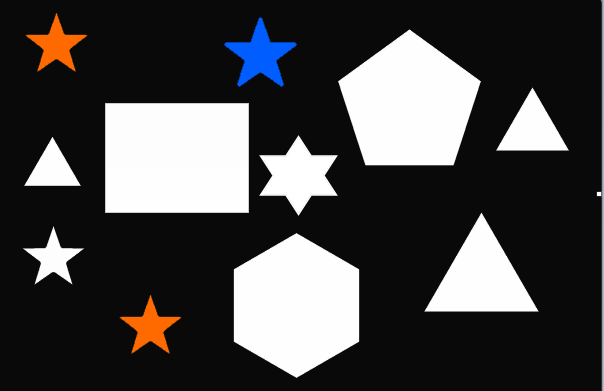
#> input picture WebServer/ImageRecognition/image2.png, 604 x 391 px
$ python FindStars.py image2.png   (older library calls are emulated)
#> lines starting #> are read from the running program, lines starting #| are printed output that depends on the picture; after the words box and inside, x2 and y2 are one past the last pixel; in counts of white or black regions, pixels touching at a corner belong together
import cv2
import numpy as np
import collections
import sys
from PIL import Image
from math import sqrt

# BGR [low] [high] values OpenCV reverses color order
boundaries = [
    ([173, 63, 0], [255, 179, 135]), # Blue mask lower/upper
    ([0, 69, 200], [0, 147, 255])# Orange mask Lower/Upper
]

#img = cv2.imread(str(sys.argv[1]),0)
#Read in image
img_color = cv2.imread('image2.png')
#> img_color is the input picture: shape (391, 604, 3); mean B, G, R 70.2, 69.9, 70.7
img = cv2.imread('image2.png', 0)
#> img: shape (391, 604); min 0, max 255, mean 70.8

#cv2.imshow("grayscale", img)
#cv2.waitKey(0)

def countStars(image):
    ret,thresh = cv2.threshold(image,127,255,0)
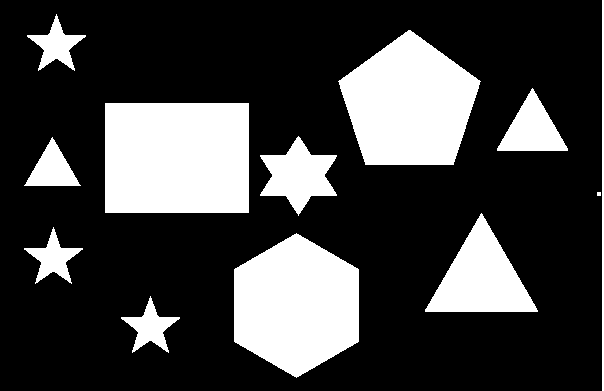
#> thresh: shape (391, 604); 25.4% white; 12 white regions (1 under 20 px)
    img, contours, hierarchy = cv2.findContours(thresh,1,2)
#> contours = 12 contours, 1 with area under 20; largest, box (x1, y1, x2, y2) and area: (105, 103, 249, 213) 15587, (234, 233, 359, 378) 13393, (338, 30, 481, 165) 13164, (425, 213, 538, 312) 5559, (260, 136, 337, 216) 3073


    no_of_vertices = []

    i = 0
    mask = np.zeros(img.shape,np.uint8)

    starCount = 0
    divMaxSize = 0.175
    divMinSize = 0.125
    for contour in contours:

        cnt = contour
        area = cv2.contourArea(cnt)
        arcLen = cv2.arcLength(cnt, True)
        prop = sqrt(area)/arcLen
        if(prop < divMaxSize and prop > divMinSize):
            #print("I'm a star")
            starCount += 1
#> this loop made 12 passes
#> (area, arcLen, prop) on passes 1, 2, 3, 4, 6, 7, 9, 10, 11: (1157, 228, 0.149), (13393, 451.6, 0.256), (1127, 230.3, 0.146), (5559, 354.4, 0.21), (1323, 175.2, 0.208), (3073, 299.4, 0.185), (2235, 223, 0.212), (13164, 460.6, 0.249), (1157, 228, 0.149)
#> (cnt, area, arcLen, prop) on passes 8, 12: ([[105, 103], [105, 212], [248, 212], [248, 103]], 15587, 504, 0.248), ([[602, 0], [602, 390], [603, 390], [603, 0]], 390, 782, 0.0253)
#> after the loop, starCount = 3

    print(starCount)
#| 3

countStars(img)

# loop over the boundaries
for (lower, upper) in boundaries:
    # create NumPy arrays from the boundaries
    lower = np.array(lower, dtype = "uint8")
    upper = np.array(upper, dtype = "uint8")

    # find the colors within the specified boundaries and apply
    # the mask
    mask = cv2.inRange(img_color, lower, upper)
    countStars(mask)
#> this loop made 2 passes
#> pass 1, `mask = cv2.inRange(img_color, lower, upper)`:
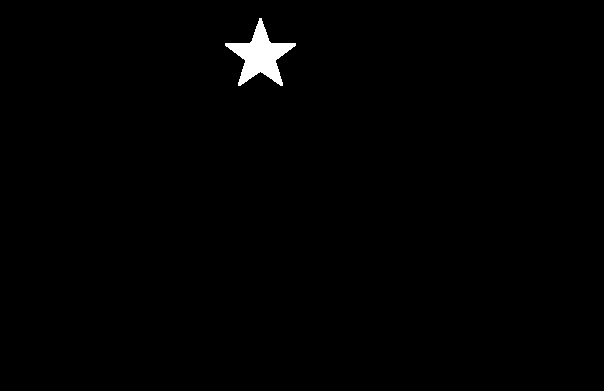
#> mask: shape (391, 604); 0.81% white; 1 white region, box (x1, y1, x2, y2) and area: (225, 18, 296, 86) 1907
#> pass 2, `mask = cv2.inRange(img_color, lower, upper)`:
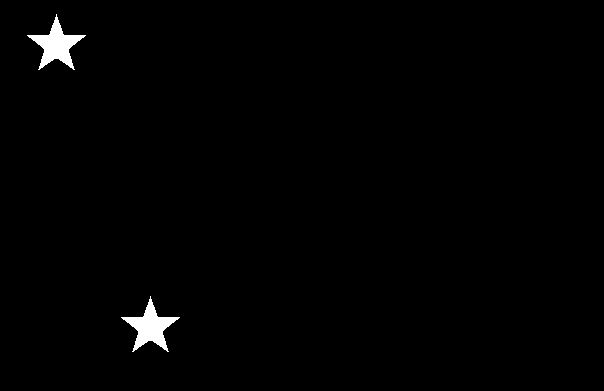
#> mask: shape (391, 604); 1% white; 2 white regions, box (x1, y1, x2, y2) and area: (27, 14, 86, 70) 1175, (121, 296, 180, 352) 1175

	# show the images
    #cv2.imshow("images", img_color)
    #cv2.waitKey(0)
"""if area>150:
    epsilon = 0.02*cv2.arcLength(cnt,True)
    approx = cv2.approxPolyDP(cnt,epsilon,True)
    no_of_vertices.append(len(approx))


counter = collections.Counter(no_of_vertices)


 a,b = counter.keys(),counter.values()

 i=0
 while i<len(counter):
   print a[i],b[i]
   i = i + 1"""
